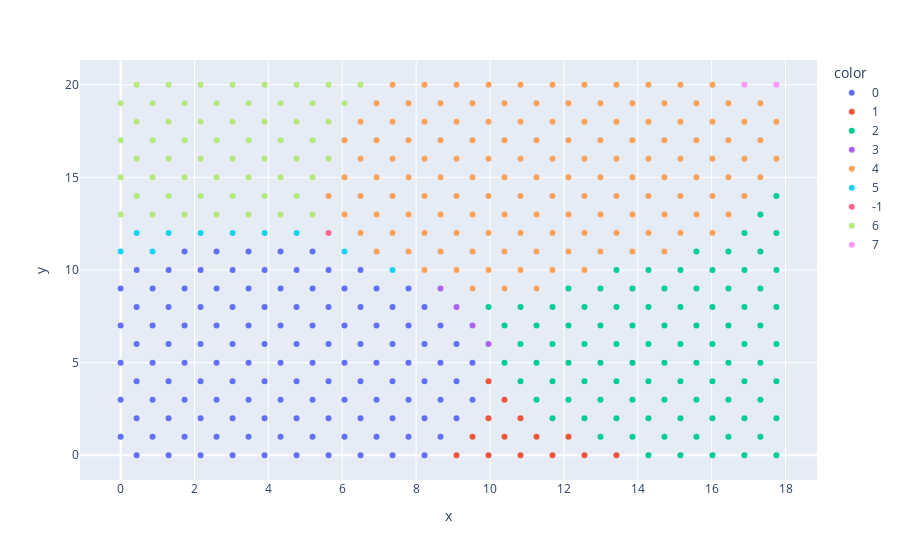
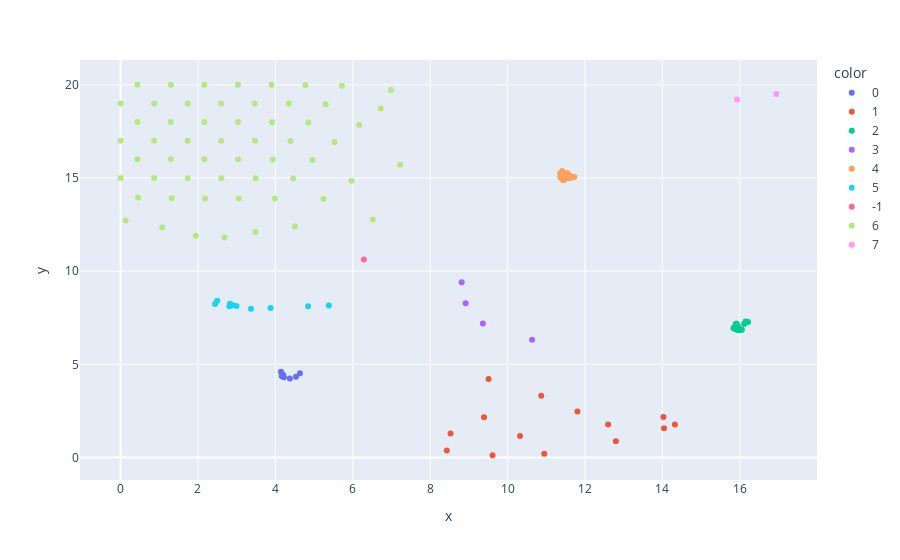
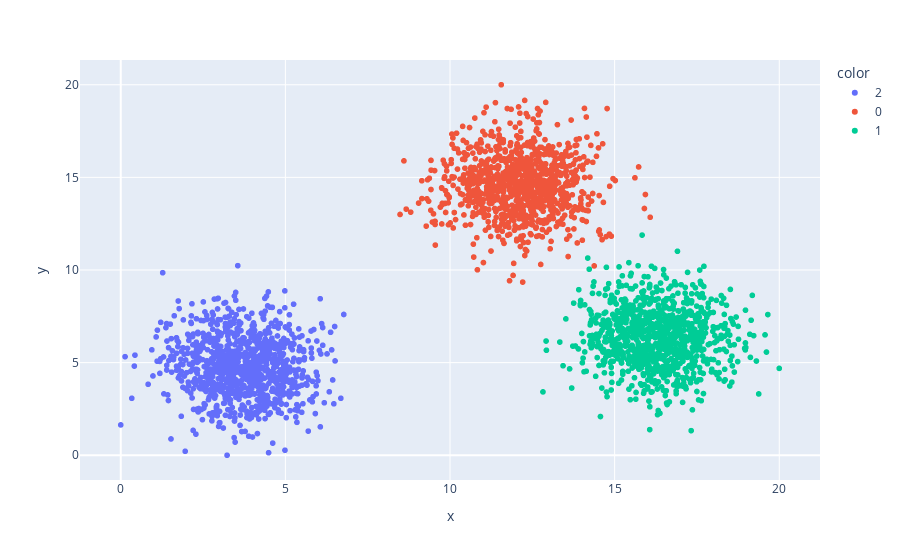

Source (notebook cell) for these figures, in order:
### Code cell
# Visualize the clustered hexagonal nodes
fig = px.scatter(x=hex_nodes[:, 0], y=hex_nodes[:, 1], color=preds.astype(str))
fig.show()

# Visualize the clustered nodes in the topology graph
fig = px.scatter(x=nodes[:, 0], y=nodes[:, 1], color=clustering.labels_.astype(str))
fig.show()

# Visualize the original synthetic data for reference
fig = px.scatter(x=blobs_data[:, 0], y=blobs_data[:, 1], color=blobs_label.astype(str))
fig.show()

### Figure 1 — Plotly figure (JSON) as saved in the notebook; plotly's stock layout.template omitted (floating-point values rounded to 4 significant figures; data arrays with more than 128 entries replaced by an {"elided": "..."} marker saying what was removed)
{"data": [{"hovertemplate": "color=0<br>x=%{x}<br>y=%{y}<extra></extra>", "legendgroup": "0", "marker": {"color": "#636efa", "symbol": "circle"}, "mode": "markers", "name": "0", "orientation": "v", "showlegend": true, "type": "scatter", "x": [0.433, 1.299, 2.165, 3.031, 3.897, 4.763, 5.629, 6.495, 7.361, 8.227, 0, 0.866, 1.732, 2.598, 3.464, 4.33, 5.196, 6.062, 6.928, 7.794, 8.66, 0.433, 1.299, 2.165, 3.031, 3.897, 4.763, 5.629, 6.495, 7.361, 8.227, 9.093, 0, 0.866, 1.732, 2.598, 3.464, 4.33, 5.196, 6.062, 6.928, 7.794, 8.66, 9.526, 0.433, 1.299, 2.165, 3.031, 3.897, 4.763, 5.629, 6.495, 7.361, 8.227, 9.093, 0, 0.866, 1.732, 2.598, 3.464, 4.33, 5.196, 6.062, 6.928, 7.794, 8.66, 9.526, 0.433, 1.299, 2.165, 3.031, 3.897, 4.763, 5.629, 6.495, 7.361, 8.227, 9.093, 0, 0.866, 1.732, 2.598, 3.464, 4.33, 5.196, 6.062, 6.928, 7.794, 8.66, 0.433, 1.299, 2.165, 3.031, 3.897, 4.763, 5.629, 6.495, 7.361, 8.227, 0, 0.866, 1.732, 2.598, 3.464, 4.33, 5.196, 6.062, 6.928, 7.794, 0.433, 1.299, 2.165, 3.031, 3.897, 4.763, 5.629, 6.495, 1.732, 2.598, 3.464, 4.33, 5.196], "xaxis": "x", "y": [0, 0, 0, 0, 0, 0, 0, 0, 0, 0, 1, 1, 1, 1, 1, 1, 1, 1, 1, 1, 1, 2, 2, 2, 2, 2, 2, 2, 2, 2, 2, 2, 3, 3, 3, 3, 3, 3, 3, 3, 3, 3, 3, 3, 4, 4, 4, 4, 4, 4, 4, 4, 4, 4, 4, 5, 5, 5, 5, 5, 5, 5, 5, 5, 5, 5, 5, 6, 6, 6, 6, 6, 6, 6, 6, 6, 6, 6, 7, 7, 7, 7, 7, 7, 7, 7, 7, 7, 7, 8, 8, 8, 8, 8, 8, 8, 8, 8, 8, 9, 9, 9, 9, 9, 9, 9, 9, 9, 9, 10, 10, 10, 10, 10, 10, 10, 10, 11, 11, 11, 11, 11], "yaxis": "y"}, {"hovertemplate": "color=1<br>x=%{x}<br>y=%{y}<extra></extra>", "legendgroup": "1", "marker": {"color": "#EF553B", "symbol": "circle"}, "mode": "markers", "name": "1", "orientation": "v", "showlegend": true, "type": "scatter", "x": [9.093, 9.959, 10.83, 11.69, 12.56, 13.42, 9.526, 10.39, 11.26, 12.12, 9.959, 10.83, 10.39, 9.959], "xaxis": "x", "y": [0, 0, 0, 0, 0, 0, 1, 1, 1, 1, 2, 2, 3, 4], "yaxis": "y"}, {"hovertemplate": "color=2<br>x=%{x}<br>y=%{y}<extra></extra>", "legendgroup": "2", "marker": {"color": "#00cc96", "symbol": "circle"}, "mode": "markers", "name": "2", "orientation": "v", "showlegend": true, "type": "scatter", "x": [14.29, 15.16, 16.02, 16.89, 17.75, 12.99, 13.86, 14.72, 15.59, 16.45, 17.32, 11.69, 12.56, 13.42, 14.29, 15.16, 16.02, 16.89, 17.75, 11.26, 12.12, 12.99, 13.86, 14.72, 15.59, 16.45, 17.32, 10.83, 11.69, 12.56, 13.42, 14.29, 15.16, 16.02, 16.89, 17.75, 10.39, 11.26, 12.12, 12.99, 13.86, 14.72, 15.59, 16.45, 17.32, 10.83, 11.69, 12.56, 13.42, 14.29, 15.16, 16.02, 16.89, 17.75, 10.39, 11.26, 12.12, 12.99, 13.86, 14.72, 15.59, 16.45, 17.32, 9.959, 10.83, 11.69, 12.56, 13.42, 14.29, 15.16, 16.02, 16.89, 17.75, 12.12, 12.99, 13.86, 14.72, 15.59, 16.45, 17.32, 13.42, 14.29, 15.16, 16.02, 16.89, 17.75, 15.59, 16.45, 17.32, 16.89, 17.75, 17.32, 17.75], "xaxis": "x", "y": [0, 0, 0, 0, 0, 1, 1, 1, 1, 1, 1, 2, 2, 2, 2, 2, 2, 2, 2, 3, 3, 3, 3, 3, 3, 3, 3, 4, 4, 4, 4, 4, 4, 4, 4, 4, 5, 5, 5, 5, 5, 5, 5, 5, 5, 6, 6, 6, 6, 6, 6, 6, 6, 6, 7, 7, 7, 7, 7, 7, 7, 7, 7, 8, 8, 8, 8, 8, 8, 8, 8, 8, 8, 9, 9, 9, 9, 9, 9, 9, 10, 10, 10, 10, 10, 10, 11, 11, 11, 12, 12, 13, 14], "yaxis": "y"}, {"hovertemplate": "color=3<br>x=%{x}<br>y=%{y}<extra></extra>", "legendgroup": "3", "marker": {"color": "#ab63fa", "symbol": "circle"}, "mode": "markers", "name": "3", "orientation": "v", "showlegend": true, "type": "scatter", "x": [9.959, 9.526, 9.093, 8.66], "xaxis": "x", "y": [6, 7, 8, 9], "yaxis": "y"}, {"hovertemplate": "color=4<br>x=%{x}<br>y=%{y}<extra></extra>", "legendgroup": "4", "marker": {"color": "#FFA15A", "symbol": "circle"}, "mode": "markers", "name": "4", "orientation": "v", "showlegend": true, "type": "scatter", "x": {"elided": "138 float values"}, "xaxis": "x", "y": {"elided": "138 int values"}, "yaxis": "y"}, {"hovertemplate": "color=5<br>x=%{x}<br>y=%{y}<extra></extra>", "legendgroup": "5", "marker": {"color": "#19d3f3", "symbol": "circle"}, "mode": "markers", "name": "5", "orientation": "v", "showlegend": true, "type": "scatter", "x": [7.361, 0, 0.866, 6.062, 0.433, 1.299, 2.165, 3.031, 3.897, 4.763], "xaxis": "x", "y": [10, 11, 11, 11, 12, 12, 12, 12, 12, 12], "yaxis": "y"}, {"hovertemplate": "color=-1<br>x=%{x}<br>y=%{y}<extra></extra>", "legendgroup": "-1", "marker": {"color": "#FF6692", "symbol": "circle"}, "mode": "markers", "name": "-1", "orientation": "v", "showlegend": true, "type": "scatter", "x": [5.629], "xaxis": "x", "y": [12], "yaxis": "y"}, {"hovertemplate": "color=6<br>x=%{x}<br>y=%{y}<extra></extra>", "legendgroup": "6", "marker": {"color": "#B6E880", "symbol": "circle"}, "mode": "markers", "name": "6", "orientation": "v", "showlegend": true, "type": "scatter", "x": [0, 0.866, 1.732, 2.598, 3.464, 4.33, 5.196, 0.433, 1.299, 2.165, 3.031, 3.897, 4.763, 0, 0.866, 1.732, 2.598, 3.464, 4.33, 5.196, 0.433, 1.299, 2.165, 3.031, 3.897, 4.763, 5.629, 0, 0.866, 1.732, 2.598, 3.464, 4.33, 5.196, 0.433, 1.299, 2.165, 3.031, 3.897, 4.763, 5.629, 0, 0.866, 1.732, 2.598, 3.464, 4.33, 5.196, 6.062, 0.433, 1.299, 2.165, 3.031, 3.897, 4.763, 5.629, 6.495], "xaxis": "x", "y": [13, 13, 13, 13, 13, 13, 13, 14, 14, 14, 14, 14, 14, 15, 15, 15, 15, 15, 15, 15, 16, 16, 16, 16, 16, 16, 16, 17, 17, 17, 17, 17, 17, 17, 18, 18, 18, 18, 18, 18, 18, 19, 19, 19, 19, 19, 19, 19, 19, 20, 20, 20, 20, 20, 20, 20, 20], "yaxis": "y"}, {"hovertemplate": "color=7<br>x=%{x}<br>y=%{y}<extra></extra>", "legendgroup": "7", "marker": {"color": "#FF97FF", "symbol": "circle"}, "mode": "markers", "name": "7", "orientation": "v", "showlegend": true, "type": "scatter", "x": [16.89, 17.75], "xaxis": "x", "y": [20, 20], "yaxis": "y"}], "layout": {"legend": {"title": {"text": "color"}, "tracegroupgap": 0}, "margin": {"t": 60}, "xaxis": {"anchor": "y", "domain": [0, 1], "title": {"text": "x"}}, "yaxis": {"anchor": "x", "domain": [0, 1], "title": {"text": "y"}}}}

### Figure 2 — Plotly figure (JSON) as saved in the notebook; plotly's stock layout.template omitted (floating-point values rounded to 4 significant figures; data arrays with more than 128 entries replaced by an {"elided": "..."} marker saying what was removed)
{"data": [{"hovertemplate": "color=0<br>x=%{x}<br>y=%{y}<extra></extra>", "legendgroup": "0", "marker": {"color": "#636efa", "symbol": "circle"}, "mode": "markers", "name": "0", "orientation": "v", "showlegend": true, "type": "scatter", "x": [4.178, 4.186, 4.186, 4.186, 4.186, 4.186, 4.186, 4.185, 4.183, 4.374, 4.187, 4.187, 4.187, 4.186, 4.186, 4.186, 4.186, 4.187, 4.187, 4.177, 4.204, 4.187, 4.186, 4.187, 4.187, 4.187, 4.186, 4.186, 4.186, 4.187, 4.173, 4.219, 4.186, 4.187, 4.186, 4.186, 4.186, 4.186, 4.186, 4.187, 4.186, 4.187, 4.175, 4.533, 4.187, 4.186, 4.186, 4.186, 4.186, 4.186, 4.186, 4.186, 4.187, 4.186, 4.173, 4.186, 4.186, 4.186, 4.186, 4.186, 4.186, 4.186, 4.186, 4.186, 4.186, 4.173, 4.636, 4.186, 4.186, 4.186, 4.186, 4.186, 4.186, 4.186, 4.186, 4.187, 4.187, 4.178, 4.186, 4.187, 4.186, 4.186, 4.186, 4.186, 4.186, 4.186, 4.186, 4.187, 4.187, 4.186, 4.186, 4.187, 4.187, 4.186, 4.187, 4.186, 4.187, 4.187, 4.188, 4.185, 4.187, 4.186, 4.187, 4.186, 4.187, 4.186, 4.187, 4.186, 4.196, 4.186, 4.188, 4.187, 4.186, 4.186, 4.186, 4.186, 4.192, 4.185, 4.172, 4.189, 4.189, 4.146], "xaxis": "x", "y": [4.383, 4.392, 4.394, 4.394, 4.394, 4.393, 4.393, 4.392, 4.376, 4.239, 4.393, 4.394, 4.395, 4.393, 4.394, 4.393, 4.393, 4.394, 4.393, 4.385, 4.36, 4.394, 4.394, 4.394, 4.394, 4.395, 4.392, 4.394, 4.393, 4.393, 4.395, 4.314, 4.393, 4.393, 4.393, 4.393, 4.393, 4.393, 4.392, 4.393, 4.394, 4.393, 4.391, 4.329, 4.391, 4.393, 4.392, 4.393, 4.392, 4.392, 4.392, 4.393, 4.394, 4.394, 4.387, 4.393, 4.393, 4.392, 4.392, 4.392, 4.392, 4.392, 4.392, 4.392, 4.393, 4.397, 4.519, 4.394, 4.393, 4.394, 4.393, 4.392, 4.392, 4.393, 4.392, 4.394, 4.393, 4.387, 4.393, 4.394, 4.394, 4.393, 4.393, 4.393, 4.394, 4.392, 4.393, 4.394, 4.399, 4.394, 4.393, 4.394, 4.394, 4.394, 4.394, 4.393, 4.394, 4.395, 4.399, 4.401, 4.394, 4.394, 4.394, 4.393, 4.394, 4.392, 4.393, 4.394, 4.405, 4.414, 4.398, 4.396, 4.394, 4.394, 4.394, 4.394, 4.401, 4.433, 4.421, 4.412, 4.413, 4.605], "yaxis": "y"}, {"hovertemplate": "color=1<br>x=%{x}<br>y=%{y}<extra></extra>", "legendgroup": "1", "marker": {"color": "#EF553B", "symbol": "circle"}, "mode": "markers", "name": "1", "orientation": "v", "showlegend": true, "type": "scatter", "x": [8.43, 9.613, 10.95, 12.8, 14.04, 14.33, 8.528, 10.32, 12.6, 14.03, 9.393, 11.81, 10.87, 9.51], "xaxis": "x", "y": [0.3798, 0.1246, 0.2042, 0.8812, 1.574, 1.771, 1.295, 1.162, 1.777, 2.172, 2.163, 2.47, 3.319, 4.209], "yaxis": "y"}, {"hovertemplate": "color=2<br>x=%{x}<br>y=%{y}<extra></extra>", "legendgroup": "2", "marker": {"color": "#00cc96", "symbol": "circle"}, "mode": "markers", "name": "2", "orientation": "v", "showlegend": true, "type": "scatter", "x": [15.98, 15.98, 15.99, 16.02, 16.06, 15.97, 15.97, 15.97, 15.96, 15.96, 15.97, 15.91, 15.98, 15.96, 15.96, 15.96, 15.96, 15.96, 15.96, 15.91, 15.97, 15.96, 15.96, 15.96, 15.96, 15.96, 15.96, 15.86, 15.97, 15.96, 15.96, 15.96, 15.96, 15.96, 15.96, 15.96, 15.84, 15.96, 15.96, 15.96, 15.96, 15.96, 15.96, 15.96, 15.96, 15.95, 15.96, 15.96, 15.96, 15.96, 15.96, 15.96, 15.96, 15.96, 15.93, 15.96, 15.96, 15.96, 15.96, 15.96, 15.96, 15.96, 15.96, 15.91, 15.91, 15.96, 15.96, 15.96, 15.96, 15.96, 15.96, 15.96, 15.96, 15.95, 15.96, 15.96, 15.96, 15.96, 15.96, 15.96, 15.97, 15.96, 15.96, 15.96, 15.96, 15.96, 15.96, 15.96, 15.96, 16.11, 16.22, 16.15, 16.18], "xaxis": "x", "y": [6.844, 6.844, 6.839, 6.845, 6.853, 6.845, 6.844, 6.91, 6.921, 6.917, 6.911, 6.875, 6.845, 6.921, 6.924, 6.924, 6.927, 6.926, 6.926, 6.93, 6.88, 6.924, 6.926, 6.927, 6.926, 6.927, 6.927, 6.988, 6.897, 6.923, 6.928, 6.925, 6.924, 6.927, 6.924, 6.924, 6.938, 6.894, 6.926, 6.927, 6.923, 6.923, 6.927, 6.923, 6.927, 6.922, 6.93, 6.927, 6.924, 6.928, 6.925, 6.925, 6.925, 6.925, 7.158, 6.915, 6.929, 6.925, 6.925, 6.926, 6.926, 6.926, 6.927, 7.176, 7.177, 6.935, 6.927, 6.926, 6.924, 6.928, 6.924, 6.928, 6.923, 6.953, 6.927, 6.927, 6.927, 6.924, 6.924, 6.924, 6.981, 6.924, 6.925, 6.925, 6.927, 6.926, 6.923, 6.926, 6.924, 7.162, 7.266, 7.295, 7.29], "yaxis": "y"}, {"hovertemplate": "color=3<br>x=%{x}<br>y=%{y}<extra></extra>", "legendgroup": "3", "marker": {"color": "#ab63fa", "symbol": "circle"}, "mode": "markers", "name": "3", "orientation": "v", "showlegend": true, "type": "scatter", "x": [10.63, 9.363, 8.918, 8.815], "xaxis": "x", "y": [6.326, 7.192, 8.275, 9.411], "yaxis": "y"}, {"hovertemplate": "color=4<br>x=%{x}<br>y=%{y}<extra></extra>", "legendgroup": "4", "marker": {"color": "#FFA15A", "symbol": "circle"}, "mode": "markers", "name": "4", "orientation": "v", "showlegend": true, "type": "scatter", "x": {"elided": "138 float values"}, "xaxis": "x", "y": {"elided": "138 float values"}, "yaxis": "y"}, {"hovertemplate": "color=5<br>x=%{x}<br>y=%{y}<extra></extra>", "legendgroup": "5", "marker": {"color": "#19d3f3", "symbol": "circle"}, "mode": "markers", "name": "5", "orientation": "v", "showlegend": true, "type": "scatter", "x": [5.381, 2.442, 2.812, 4.846, 2.497, 2.827, 2.906, 2.996, 3.368, 3.876], "xaxis": "x", "y": [8.153, 8.232, 8.122, 8.111, 8.414, 8.257, 8.172, 8.127, 7.987, 8.02], "yaxis": "y"}, {"hovertemplate": "color=-1<br>x=%{x}<br>y=%{y}<extra></extra>", "legendgroup": "-1", "marker": {"color": "#FF6692", "symbol": "circle"}, "mode": "markers", "name": "-1", "orientation": "v", "showlegend": true, "type": "scatter", "x": [6.288], "xaxis": "x", "y": [10.62], "yaxis": "y"}, {"hovertemplate": "color=6<br>x=%{x}<br>y=%{y}<extra></extra>", "legendgroup": "6", "marker": {"color": "#B6E880", "symbol": "circle"}, "mode": "markers", "name": "6", "orientation": "v", "showlegend": true, "type": "scatter", "x": [0.1292, 1.074, 1.941, 2.689, 3.485, 4.506, 6.516, 0.4512, 1.32, 2.182, 3.054, 3.989, 5.242, 0.001305, 0.8679, 1.734, 2.603, 3.489, 4.461, 5.967, 0.4331, 1.299, 2.166, 3.037, 3.933, 4.958, 7.225, 4.104e-06, 0.866, 1.732, 2.599, 3.474, 4.39, 5.527, 0.433, 1.299, 2.165, 3.033, 3.912, 4.852, 6.166, 8.307e-08, 0.866, 1.732, 2.598, 3.467, 4.348, 5.3, 6.725, 0.433, 1.299, 2.165, 3.031, 3.899, 4.779, 5.719, 6.986], "xaxis": "x", "y": [12.72, 12.35, 11.89, 11.81, 12.11, 12.4, 12.78, 13.95, 13.91, 13.89, 13.89, 13.9, 13.88, 15.0, 14.99, 14.99, 14.99, 14.98, 14.97, 14.86, 16.0, 16.0, 16.0, 16.0, 15.99, 15.96, 15.71, 17.0, 17.0, 17.0, 17.0, 17.0, 16.99, 16.92, 18.0, 18.0, 18.0, 18.0, 17.99, 17.97, 17.84, 19.0, 19.0, 19.0, 19.0, 19.0, 18.99, 18.96, 18.73, 20.0, 20.0, 20.0, 20.0, 20.0, 19.99, 19.95, 19.72], "yaxis": "y"}, {"hovertemplate": "color=7<br>x=%{x}<br>y=%{y}<extra></extra>", "legendgroup": "7", "marker": {"color": "#FF97FF", "symbol": "circle"}, "mode": "markers", "name": "7", "orientation": "v", "showlegend": true, "type": "scatter", "x": [15.93, 16.95], "xaxis": "x", "y": [19.2, 19.5], "yaxis": "y"}], "layout": {"legend": {"title": {"text": "color"}, "tracegroupgap": 0}, "margin": {"t": 60}, "xaxis": {"anchor": "y", "domain": [0, 1], "title": {"text": "x"}}, "yaxis": {"anchor": "x", "domain": [0, 1], "title": {"text": "y"}}}}

### Figure 3 — Plotly figure (JSON) as saved in the notebook; plotly's stock layout.template omitted (floating-point values rounded to 4 significant figures; data arrays with more than 128 entries replaced by an {"elided": "..."} marker saying what was removed)
{"data": [{"hovertemplate": "color=2<br>x=%{x}<br>y=%{y}<extra></extra>", "legendgroup": "2", "marker": {"color": "#636efa", "symbol": "circle"}, "mode": "markers", "name": "2", "showlegend": true, "type": "scattergl", "x": {"elided": "1000 float values"}, "xaxis": "x", "y": {"elided": "1000 float values"}, "yaxis": "y"}, {"hovertemplate": "color=0<br>x=%{x}<br>y=%{y}<extra></extra>", "legendgroup": "0", "marker": {"color": "#EF553B", "symbol": "circle"}, "mode": "markers", "name": "0", "showlegend": true, "type": "scattergl", "x": {"elided": "1000 float values"}, "xaxis": "x", "y": {"elided": "1000 float values"}, "yaxis": "y"}, {"hovertemplate": "color=1<br>x=%{x}<br>y=%{y}<extra></extra>", "legendgroup": "1", "marker": {"color": "#00cc96", "symbol": "circle"}, "mode": "markers", "name": "1", "showlegend": true, "type": "scattergl", "x": {"elided": "1000 float values"}, "xaxis": "x", "y": {"elided": "1000 float values"}, "yaxis": "y"}], "layout": {"legend": {"title": {"text": "color"}, "tracegroupgap": 0}, "margin": {"t": 60}, "xaxis": {"anchor": "y", "domain": [0, 1], "title": {"text": "x"}}, "yaxis": {"anchor": "x", "domain": [0, 1], "title": {"text": "y"}}}}
